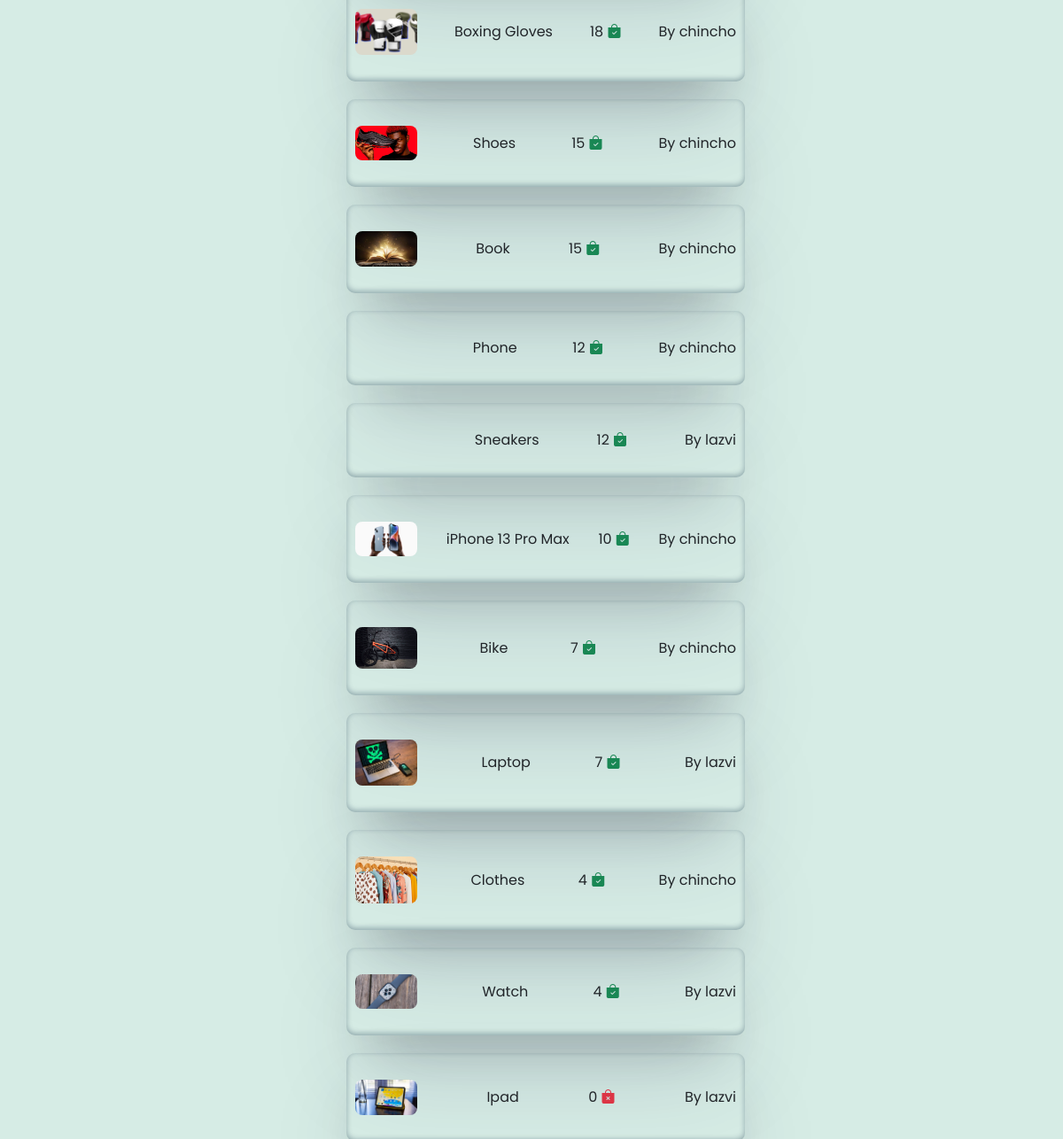
The app's page /home (signed in, lower part), older data.
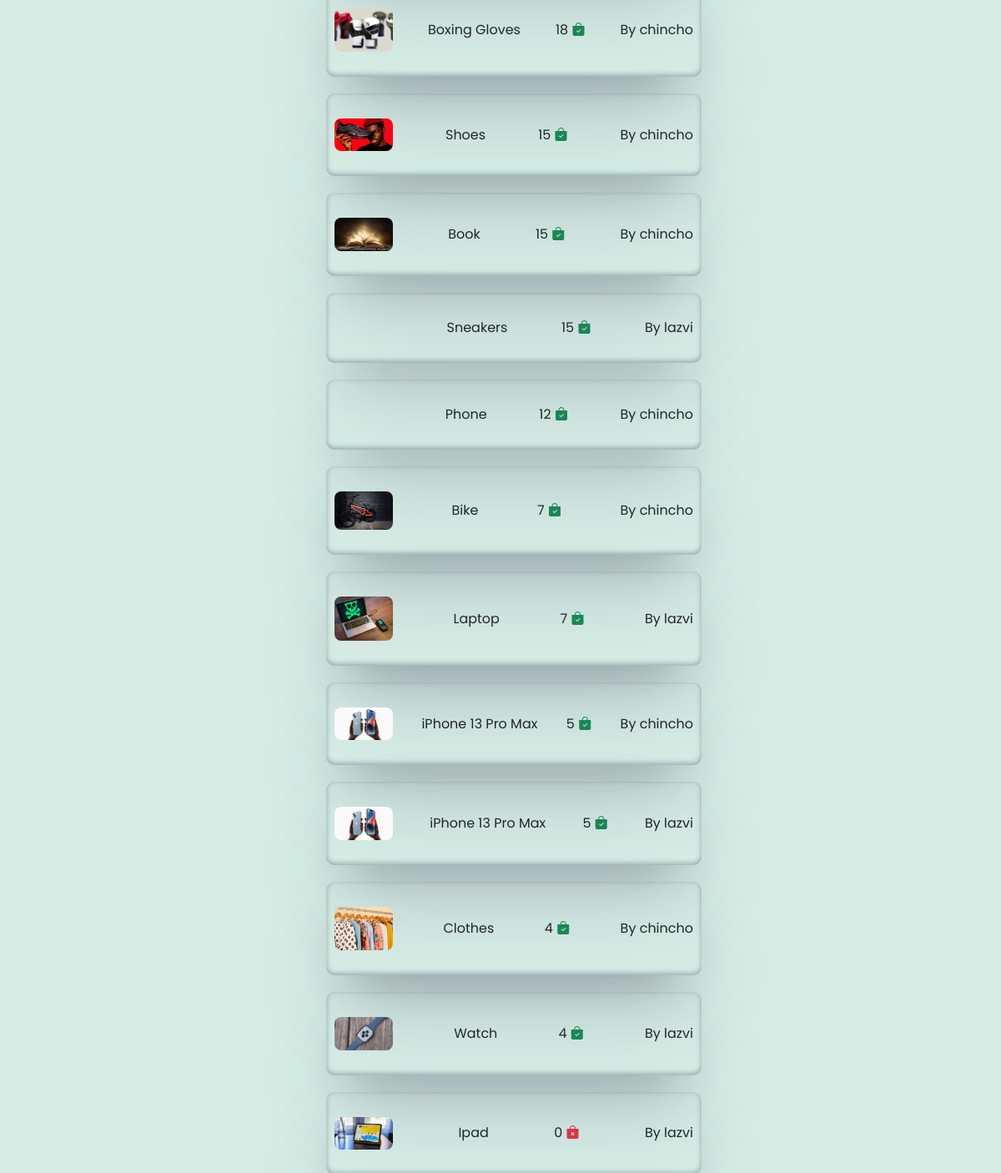
The same page, newer data.
### levelup_app/models.py (models this page shows, shortened)
class Product(models.Model):
    name = models.CharField(max_length=150)
    price = models.FloatField(default=0)
    quantity = models.IntegerField(default=1)
    image = models.ImageField(upload_to="images")
    in_sale = models.BooleanField(default=False)
    provider = models.ForeignKey(User, on_delete=models.CASCADE, null=True)

### levelup_app/views.py (the view)
# urls.py: path("home", views.HomeView.as_view(), name="home"),
class HomeView(View):
    def get(self, request):
        all_products = Product.objects.all()
        fewest_product = all_products.order_by("quantity")
        fewest_product = fewest_product[0] if len(fewest_product) > 0 else None
        most_popular_product = PurchasedProduct.objects.values("product").annotate(
            total_quantity=Sum("quantity")).all().order_by("-total_quantity")
        most_popular_product = most_popular_product[0] if len(
            most_popular_product) else None
        sold_product = SoldProduct.objects.filter(
            product_provider=request.user).all()
        product_avg_prices = PurchasedProduct.objects.values("product").annotate(
            avg_money=Sum("money_spent")/Sum("quantity")).all()
        product_profit_prices = sold_product.values("product").annotate(
            profit_money=Sum("money_gained")/Sum("quantity")).all()
        context = {
            "user": request.user,
            "products": all_products.order_by("-quantity"),
            "product_avg_prices": product_avg_prices,
            "product_profit_prices": product_profit_prices,
            "fewest_product": fewest_product,
            "most_popular_product": most_popular_product
        }
        return render(request, "levelup_app/home.html", context)

### levelup_app/templatetags/poll_extras.py (called while the page is built)
@register.filter(name="greater_than")
def greater_than(value):
    if int(value) > 0:
        return True
    return False

@register.filter(name="product_name")
def product_name(value):
    chosen_product = Product.objects.get(id=int(value))
    return chosen_product.name

@register.filter(name="product_image")
def product_image(value):
    chosen_product = Product.objects.get(id=int(value))
    return chosen_product.image.url

@register.filter(name="provider")
def provider(value):
    chosen_product = Product.objects.get(id=int(value))
    return chosen_product.provider

### levelup_app/templates/levelup_app/home.html (shortened to what this page needs)
{% extends "base.html" %}
{% load static %}
{% load poll_extras %}
{% block css_styles %}
    <link rel="stylesheet" href="{% static 'levelup_app/css/home.css' %}">
{% endblock css_styles %}
{% block content %}
    <div class="tab-content" id="nav-tabContent">
        <div class="tab-pane fade show active" id="nav-home" role="tabpanel" aria-labelledby="nav-home-tab" tabindex="0">
            <ul class="text-center quantity-list" id="myList">
                {% for product in products %}
                    <li class="actualProduct">
                        <img src="{{ product.image.url }}" alt="">
                        <span class="product-heading">{{ product.name }}</span>
                        <span>{{ product.quantity }}
                            {% if product.quantity|greater_than %}
                                <i class="bi bi-bag-check-fill text-success"></i>
                            {% else %}
                                <i class="bi bi-bag-x-fill text-danger"></i>
                            {% endif %}
                        </span>
                        <span>By {{ product.provider.username }}</span>
                    </li>
                {% endfor %}
            </ul>
        </div>
    </div>
{% endblock content %}

Row changes from the older to the newer data that the page shows:
changed Product "Sneakers": quantity "12" → "15"; moves up the list
changed Product (number 8 of 12 on the later page): quantity "10" → "5"; moves down the list
added Product: image (picture), name "iPhone 13 Pro Max", quantity "5", provider.username "lazvi"
